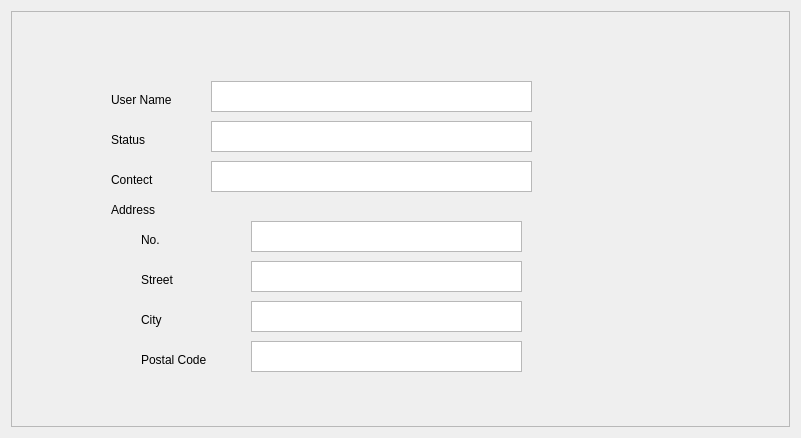
      <widget class="QWidget" name="verticalToolBoxPage1_2">
       <property name="geometry">
        <rect>
         <x>0</x>
         <y>0</y>
         <width>801</width>
         <height>438</height>
        </rect>
       </property>
       <attribute name="label">
        <string>Profile Details</string>
       </attribute>
       <layout class="QVBoxLayout" name="verticalLayout_3">
        <item>
         <widget class="QFrame" name="frame_2">
          <property name="frameShape">
           <enum>QFrame::StyledPanel</enum>
          </property>
          <property name="frameShadow">
           <enum>QFrame::Raised</enum>
          </property>
          <widget class="QLabel" name="label_5">
           <property name="geometry">
            <rect>
             <x>100</x>
             <y>80</y>
             <width>91</width>
             <height>17</height>
            </rect>
           </property>
           <property name="text">
            <string>User Name</string>
           </property>
          </widget>
          <widget class="QLabel" name="label_6">
           <property name="geometry">
            <rect>
             <x>100</x>
             <y>120</y>
             <width>67</width>
             <height>17</height>
            </rect>
           </property>
           <property name="text">
            <string>Status</string>
           </property>
          </widget>
          <widget class="QLabel" name="label_7">
           <property name="geometry">
            <rect>
             <x>100</x>
             <y>160</y>
             <width>67</width>
             <height>17</height>
            </rect>
           </property>
           <property name="text">
            <string>Contect</string>
           </property>
          </widget>
          <widget class="QLabel" name="label_8">
           <property name="geometry">
            <rect>
             <x>100</x>
             <y>190</y>
             <width>67</width>
             <height>17</height>
            </rect>
           </property>
           <property name="text">
            <string>Address</string>
           </property>
          </widget>
          <widget class="QLabel" name="label_9">
           <property name="geometry">
            <rect>
             <x>130</x>
             <y>220</y>
             <width>67</width>
             <height>17</height>
            </rect>
           </property>
           <property name="text">
            <string>No.</string>
           </property>
          </widget>
          <widget class="QLabel" name="label_10">
           <property name="geometry">
            <rect>
             <x>130</x>
             <y>260</y>
             <width>67</width>
             <height>17</height>
            </rect>
           </property>
           <property name="text">
            <string>Street</string>
           </property>
          </widget>
          <widget class="QLabel" name="label_11">
           <property name="geometry">
            <rect>
             <x>130</x>
             <y>300</y>
             <width>67</width>
             <height>17</height>
            </rect>
           </property>
           <property name="text">
            <string>City</string>
           </property>
          </widget>
          <widget class="QLabel" name="label_12">
           <property name="geometry">
            <rect>
             <x>130</x>
             <y>340</y>
             <width>91</width>
             <height>17</height>
            </rect>
           </property>
           <property name="text">
            <string>Postal Code</string>
           </property>
          </widget>
          <widget class="QTextEdit" name="textEdit_5">
           <property name="geometry">
            <rect>
             <x>200</x>
             <y>70</y>
             <width>321</width>
             <height>31</height>
            </rect>
           </property>
          </widget>
          <widget class="QTextEdit" name="textEdit_6">
           <property name="geometry">
            <rect>
             <x>200</x>
             <y>110</y>
             <width>321</width>
             <height>31</height>
            </rect>
           </property>
          </widget>
          <widget class="QTextEdit" name="textEdit_7">
           <property name="geometry">
            <rect>
             <x>200</x>
             <y>150</y>
             <width>321</width>
             <height>31</height>
            </rect>
           </property>
          </widget>
          <widget class="QTextEdit" name="textEdit_8">
           <property name="geometry">
            <rect>
             <x>240</x>
             <y>210</y>
             <width>271</width>
             <height>31</height>
            </rect>
           </property>
          </widget>
          <widget class="QTextEdit" name="textEdit_9">
           <property name="geometry">
            <rect>
             <x>240</x>
             <y>250</y>
             <width>271</width>
             <height>31</height>
            </rect>
           </property>
          </widget>
          <widget class="QTextEdit" name="textEdit_10">
           <property name="geometry">
            <rect>
             <x>240</x>
             <y>290</y>
             <width>271</width>
             <height>31</height>
            </rect>
           </property>
          </widget>
          <widget class="QTextEdit" name="textEdit_11">
           <property name="geometry">
            <rect>
             <x>240</x>
             <y>330</y>
             <width>271</width>
             <height>31</height>
            </rect>
           </property>
          </widget>
         </widget>
        </item>
       </layout>
      </widget>
